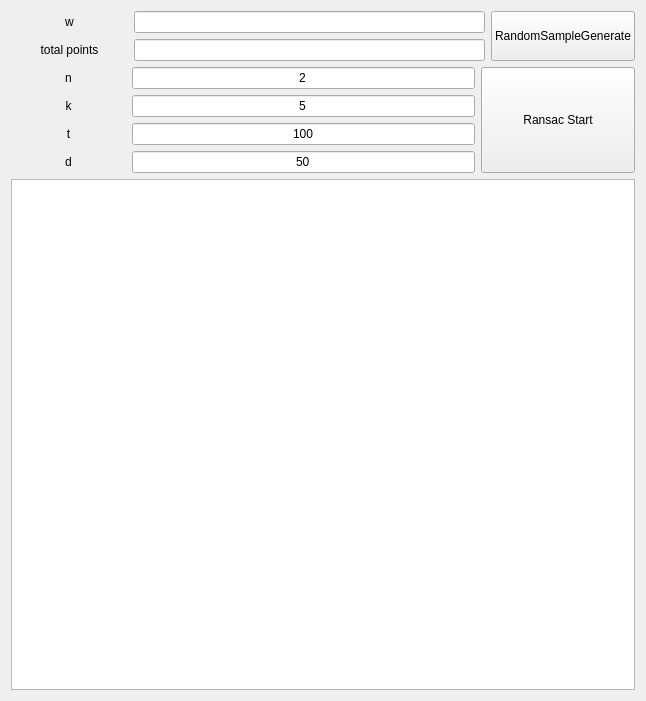
<?xml version="1.0" encoding="UTF-8"?>
<ui version="4.0">
 <class>RanSacWidget</class>
 <widget class="QWidget" name="RanSacWidget">
  <property name="geometry">
   <rect>
    <x>0</x>
    <y>0</y>
    <width>646</width>
    <height>701</height>
   </rect>
  </property>
  <property name="windowTitle">
   <string>RanSacWidget</string>
  </property>
  <layout class="QHBoxLayout" name="horizontalLayout_9">
   <item>
    <layout class="QVBoxLayout" name="verticalLayout_3">
     <item>
      <layout class="QHBoxLayout" name="horizontalLayout_3">
       <item>
        <layout class="QVBoxLayout" name="verticalLayout">
         <item>
          <layout class="QHBoxLayout" name="horizontalLayout" stretch="1,3">
           <item>
            <widget class="QLabel" name="label">
             <property name="text">
              <string>w</string>
             </property>
             <property name="alignment">
              <set>Qt::AlignCenter</set>
             </property>
            </widget>
           </item>
           <item>
            <widget class="QLineEdit" name="wEdit">
             <property name="alignment">
              <set>Qt::AlignCenter</set>
             </property>
            </widget>
           </item>
          </layout>
         </item>
         <item>
          <layout class="QHBoxLayout" name="horizontalLayout_2" stretch="1,3">
           <item>
            <widget class="QLabel" name="label_2">
             <property name="text">
              <string>total points</string>
             </property>
             <property name="alignment">
              <set>Qt::AlignCenter</set>
             </property>
            </widget>
           </item>
           <item>
            <widget class="QLineEdit" name="tpEdit">
             <property name="alignment">
              <set>Qt::AlignCenter</set>
             </property>
            </widget>
           </item>
          </layout>
         </item>
        </layout>
       </item>
       <item>
        <widget class="QPushButton" name="generateButton">
         <property name="sizePolicy">
          <sizepolicy hsizetype="Minimum" vsizetype="Preferred">
           <horstretch>0</horstretch>
           <verstretch>0</verstretch>
          </sizepolicy>
         </property>
         <property name="text">
          <string>RandomSampleGenerate</string>
         </property>
        </widget>
       </item>
      </layout>
     </item>
     <item>
      <layout class="QGridLayout" name="gridLayout"/>
     </item>
     <item>
      <layout class="QHBoxLayout" name="horizontalLayout_8" stretch="3,1">
       <item>
        <layout class="QVBoxLayout" name="verticalLayout_2">
         <item>
          <layout class="QHBoxLayout" name="horizontalLayout_4" stretch="2,6">
           <item>
            <widget class="QLabel" name="label_n">
             <property name="text">
              <string>n</string>
             </property>
             <property name="alignment">
              <set>Qt::AlignCenter</set>
             </property>
            </widget>
           </item>
           <item>
            <widget class="QLineEdit" name="nEdit">
             <property name="text">
              <string>2</string>
             </property>
             <property name="alignment">
              <set>Qt::AlignCenter</set>
             </property>
             <property name="readOnly">
              <bool>true</bool>
             </property>
            </widget>
           </item>
          </layout>
         </item>
         <item>
          <layout class="QHBoxLayout" name="horizontalLayout_5" stretch="2,6">
           <item>
            <widget class="QLabel" name="label_k">
             <property name="text">
              <string>k</string>
             </property>
             <property name="alignment">
              <set>Qt::AlignCenter</set>
             </property>
            </widget>
           </item>
           <item>
            <widget class="QLineEdit" name="kEdit">
             <property name="text">
              <string>5</string>
             </property>
             <property name="alignment">
              <set>Qt::AlignCenter</set>
             </property>
            </widget>
           </item>
          </layout>
         </item>
         <item>
          <layout class="QHBoxLayout" name="horizontalLayout_6" stretch="2,6">
           <item>
            <widget class="QLabel" name="label_t">
             <property name="text">
              <string>t</string>
             </property>
             <property name="alignment">
              <set>Qt::AlignCenter</set>
             </property>
            </widget>
           </item>
           <item>
            <widget class="QLineEdit" name="tEdit">
             <property name="text">
              <string>100</string>
             </property>
             <property name="alignment">
              <set>Qt::AlignCenter</set>
             </property>
            </widget>
           </item>
          </layout>
         </item>
         <item>
          <layout class="QHBoxLayout" name="horizontalLayout_7" stretch="2,6">
           <item>
            <widget class="QLabel" name="label_d">
             <property name="text">
              <string>d</string>
             </property>
             <property name="alignment">
              <set>Qt::AlignCenter</set>
             </property>
            </widget>
           </item>
           <item>
            <widget class="QLineEdit" name="dEdit">
             <property name="text">
              <string>50</string>
             </property>
             <property name="alignment">
              <set>Qt::AlignCenter</set>
             </property>
            </widget>
           </item>
          </layout>
         </item>
        </layout>
       </item>
       <item>
        <widget class="QPushButton" name="ranSacButton">
         <property name="sizePolicy">
          <sizepolicy hsizetype="Minimum" vsizetype="Preferred">
           <horstretch>0</horstretch>
           <verstretch>0</verstretch>
          </sizepolicy>
         </property>
         <property name="text">
          <string>Ransac Start</string>
         </property>
        </widget>
       </item>
      </layout>
     </item>
     <item>
      <widget class="QTextEdit" name="textEdit"/>
     </item>
    </layout>
   </item>
  </layout>
 </widget>
 <layoutdefault spacing="6" margin="11"/>
 <resources/>
 <connections/>
</ui>
